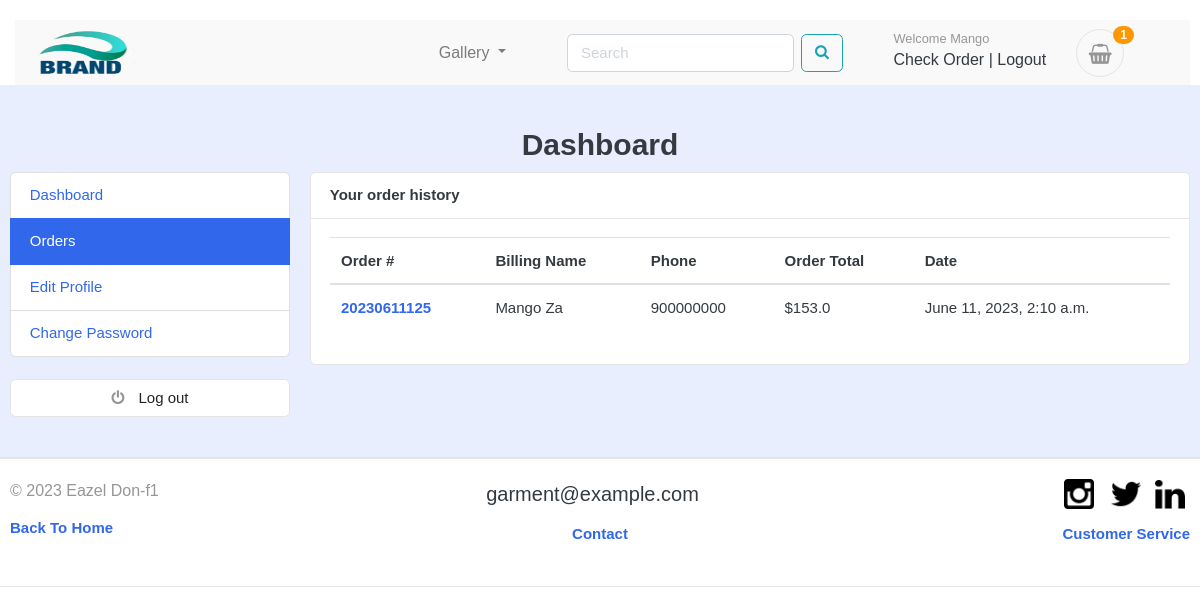
Screenshot of /accounts/my_orders/ (signed in) with the database file from the repository.
### accounts/models.py (models this page shows, shortened)
class Account(AbstractBaseUser):
   first_name       = models.CharField(max_length=50)
   last_name        = models.CharField(max_length=50)
   username         = models.CharField(max_length=50, unique=True)
   email            = models.CharField(max_length=50, unique=True)
   phone_number     = models.CharField(max_length=50)
   date_joined      = models.DateTimeField(auto_now_add=True)
   last_login       = models.DateTimeField(auto_now_add=True)
   is_admin         = models.BooleanField(default=False)
   is_staff         = models.BooleanField(default=False)
   is_active        = models.BooleanField(default=False)
   is_superadmin         = models.BooleanField(default=False)
   USERNAME_FIELD ='email'
   REQUIRED_FIELDS = ['username', 'first_name', 'last_name']
   objects = MyAccountManager()

### orders/models.py (models this page shows, shortened)
class Order(models.Model):
    STATUS = (
        ('New', 'New'),
        ('Accepted', 'Accepted'),
        ('Completed', 'Completed'),
        ('Cancelled', 'Cancelled'),
    )
    user = models.ForeignKey(Account, on_delete=models.SET_NULL, null=True)
    payment = models.ForeignKey(Payment, on_delete=models.SET_NULL, blank=True, null=True)
    order_number = models.CharField(max_length=20)
    first_name = models.CharField(max_length=50)
    last_name = models.CharField(max_length=50)
    phone = models.CharField(max_length=15)
    email = models.EmailField(max_length=50)
    address_line_1 = models.CharField(max_length=50)
    address_line_2 = models.CharField(max_length=50, blank=True)
    country = models.CharField(max_length=50)
    state = models.CharField(max_length=50)
    city = models.CharField(max_length=50)
    order_note = models.CharField(max_length=100, blank=True)
    order_total = models.FloatField()
    tax = models.FloatField()
    status = models.CharField(max_length=10, choices=STATUS, default='New')
    ip = models.CharField(blank=True, max_length=20)
    is_ordered = models.BooleanField(default=False)
    created_at = models.DateTimeField(auto_now_add=True)
    updated_at = models.DateTimeField(auto_now=True)
    def full_name(self):
        return f'{self.first_name} {self.last_name}'

### accounts/views.py (the view)
# urls.py: path('my_orders/', views.my_orders, name='my_orders'),
@login_required(login_url='login')  # - you have to be login to My order
def my_orders(request):
    orders = Order.objects.filter(
        user=request.user, is_ordered=True).order_by('-created_at')
    context = {
        'orders': orders,
    }
    return render(request, 'accounts/my_orders.html', context)

### carts/context_processors.py (called while the page is built)
def counter(request):
    cart_count = 0
    if 'admin' in request.path:
        return {}
    else:
        try:
            cart = Cart.objects.filter(cart_id=_cart_id(request))
            if request.user.is_authenticated:
                cart_items = CartItem.objects.all().filter(user=request.user)
            else:
                cart_items = CartItem.objects.all().filter(cart=cart[:1]) # 1 cart item id
            for cart_item in cart_items:
                cart_count += cart_item.quantity
        except Cart.DoesNotExist:
            cart_count = 0
    return dict(cart_count=cart_count) #- dict is dictionary

### carts/views.py (called while the page is built)
def _cart_id(request):
    cart = request.session.session_key
    if not cart:
       cart = request.session.create()
    return cart

### category/context_processors.py (called while the page is built)
def menu_links(request):
   links = Category.objects.all()
   return dict(links=links)

### category/models.py (called while the page is built)
   def get_url(self):
          return reverse('products_by_category', args=[self.slug])

### templates/accounts/my_orders.html (shortened to what this page needs)
{% extends 'base.html' %}
{% block content %}
<section class="section-conten padding-y bg" style="background:rgb(49 103 235 / 11%);">
<h2 class="text-center">Dashboard</h2>
<div class="container">
	<div class="row">
    {% include 'includes/dashboard_sidebar.html' %}
	<main class="col-md-9">
		<article class="card">
		<header class="card-header">
			<strong class="d-inline-block mr-3">Your order history</strong>
		</header>
		<div class="card-body">
			<div class="row">
				<div class="col-md-12">
					<table class="table table-hover">
						<thead>
						  <tr>
							 <th scope="col">Order #</th>
							 <th scope="col">Billing Name</th>
							 <th scope="col">Phone</th>
							 <th scope="col">Order Total</th>
							 <th scope="col">Date</th>
						  </tr>
						</thead>
						<tbody>
							{% for order in orders %}
						  <tr>
							 <th scope="row"><a href="{% url 'order_detail' order.order_number %}">{{order.order_number}}</a></th>
							 <td>{{order.full_name}}</td>
							 <td>{{order.phone}}</td>
							 <td>${{order.order_total}}</td>
							 <td>{{order.created_at}}</td>
						  </tr>
						{% endfor %}
						</tbody>
					 </table>
				</div>
			</div>
		</div>
	</article>
	</main>
</div>
</div>
</section>
{% endblock %}

### templates/includes/navbar-part2.html (shortened to what this page needs)
{% load static %}
<section class="header-main border-bottom">
	<div class="container">
 <nav class="navbar navbar-expand-lg navbar-light bg-light">
  <a  href="{% url 'home' %}"><img class="logo-center" src="{% static 'images/brand-11.png' %}"></a>
  <div class="collapse navbar-collapse" id="navbarSupportedContent">
      <ul class="navbar-nav mr-auto">
        <li class="nav-item dropdown">
        <a class="nav-link dropdown-toggle" href="#" id="navbarDropdown" role="button" data-toggle="dropdown" aria-haspopup="true" aria-expanded="false">
          Gallery
        </a>
      </li>
      </ul>
       <ul class="navbar-nav mr-auto">
        <li class="nav-item">
            <form action="{% url 'search' %}" class="form-inline my-2 my-lg-0 search" method='GET'>
        <input type="text" class="form-control  mr-sm-2"  placeholder="Search" name="keyword" required>
        <button class="btn btn-outline-info my-2 my-sm-0" type="submit"><i class="fa fa-search"></i></button>
    </form>
        </li>
      </ul>
 <ul class="navbar-nav mr-auto">
     <li  class="nav-item">
				<div class="d-flex justify-content-end mb-3 mb-lg-0">
				{% if user.id is None %}
					<div class="widget-header">
						<small class="title text-muted"></small>
						<div>
							<a href="{% url 'login' %}">Login</a> <span class="dark-transp"> | </span>
							<a href="{% url 'register' %}"> Register</a>
						</div>
                  {% else %}
						<div class="widget-header">
						<small class="title text-muted">Welcome {{user.first_name}}</small>
						<div>
							<a href="{% url 'dashboard' %}">Check Order</a> <span class="dark-transp"> | </span>
							<a href="{% url 'logout' %}"> Logout</a>
						</div>
						{% endif %}
					</div>
					<a href="{% url 'cart' %}" class="widget-header pl-3 ml-3">
					   <div class="icon icon-sm rounded-circle border"><i class="fa fa-shopping-basket"></i></div>
						<span class="badge badge-info notify">{{cart_count}}</span>
					</a>
				</div>
			</div>
  </div>

### static/css/ui.css (style rules this page uses)
html { font-family: "Inter", sans-serif; font-size: 15px; }
.icon-xs, .icon-sm, .icon-md, .icon-lg { display: inline-block; text-align: center; flex-shrink: 0; flex-grow: 0; }
.icon-sm { width: 48px; height: 48px; line-height: 48px !important; font-size: 20px; }
.padding-y { padding-top: 40px; padding-bottom: 40px; }
article:after, .form-group:after { display: block; clear: both; content: ""; }
.bg { background-color: #f8f9fa; }
.header-main { position: relative; padding-top: 1rem; padding-bottom: 1rem; }
.widget-header { display: inline-block; vertical-align: middle; position: relative; }
.widget-header a { color: #343a40; }
.widget-header i { color: #969696; }
.widget-header .title { display: block; }
.widget-header .notify { position: absolute; top: -3px; right: -10px; }
.notify { position: absolute; top: -4px; right: -10px; display: inline-block; padding: 0.25em 0.6em; font-size: 12px; line-height: 1; text-align: center; border-radius: 3rem; color: #fff; background-color: #fa3434; }

### static/css/custom.css (style rules this page uses)
body { font-family: Arial; margin: 0; }
* { box-sizing: border-box; }
img { display: inline; margin-left: 5px; margin-right: 5px; }
.container { position: relative; }
.row:after { content: ""; display: table; clear: both; }

### templates/includes/navbar-part2.html (style rules this page uses)
.notify { background-color: #ff9800; }
.logo-center { margin-right: 7px; max-height: 50px; width: 100px; display: inline-block; }
.navbar { font-size: 16px; margin-left: 5px; margin-top: 5px; }
.bg-light { background-color: #e4e4e43b !important;*/ }

### templates/includes/footer.html (style rules this page uses)
img { display: inline; }

### rows the page displays
Account: first_name "Mango"
Order: order_number "20230611125", full_name "Mango Za", phone "900000000", order_total "153.0", created_at "June 11, 2023, 2:10 a.m."

### other values shown
{{ cart_count }} "1"
